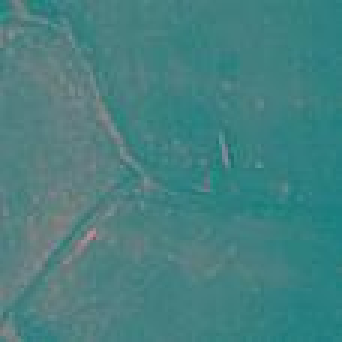
%> input picture DCNN_8.22.18/Database/1/Au/Au_1_CI_R0-27.jpg, 114 x 114 px (shown 3 times larger); its folder holds only this picture in this run
$ octave ReSize.m   (GNU Octave 9; MATLAB toolbox functions it lacks are replaced by stand-ins)
%> lines starting %> are read from the running program, lines starting %| are printed output that depends on the picture
clc
close all
clear all
file=dir('G:\DRIVES\Thesis\image forgery1\DataBase\CASIA1\Au\*.jpg*');
for i=1:length(file)
    filename=strcat('G:\DRIVES\Thesis\image forgery1\DataBase\CASIA1\Au\',file(i).name);
    original = imread(filename);
%> original is the input picture: size 114x114x3 uint8; mean R, G, B 69.8, 128.4, 128
%     original = im2double(gpuArray(imread(filename)));
    %Displaying Output%
% figure;imshow(original);
%%%%%%%%%%%%%%%%%%%%%%%
X=imresize(original, [116 116]);
 Y = imrotate(X, 10, 'loose', 'bilinear');
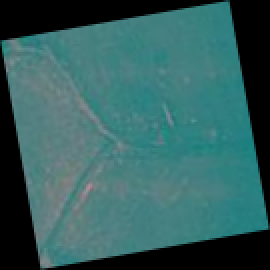
%> Y: size 135x135x3 uint8 (shown 2 times larger); mean R, G, B 51.6, 94.8, 94.5
%  figure; imshow(Y)
  folder1 = 'F:\College\Abhishek\DCNN_OLD\Database\training_set\Au\Original\';
  [A,map] = rgb2ind(Y,256);
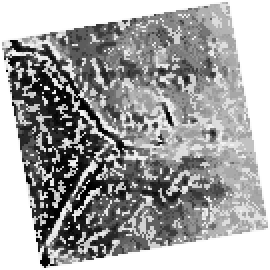
%> A: size 135x135 uint8 (shown 2 times larger); min 0, max 255, mean 163
%> map = 256 rows, first 12: [0.596 0.545 0.576; 0.486 0.525 0.541; 0.455 0.541 0.557; 0.486 0.498 0.51; 0.427 0.525 0.533; 0.447 0.51 0.518; 0.42 0.553 0.569; 0.408 0.525 0.525; 0.4 0.51 0.522; 0.42 0.51 0.506; 0.404 0.506 0.51; 0.404 0.498 0.502]
  imwrite(A,map,fullfile(folder1,sprintf('Au_CASIA1_O_10-%d.jpg',i)));
%%%%%%%%%%%%%%%%%%%%%%%
load my_regioncoordinates
%Segmentation
nBins=5;
winSize=7;
nClass=6;
%> (the run ends here)
